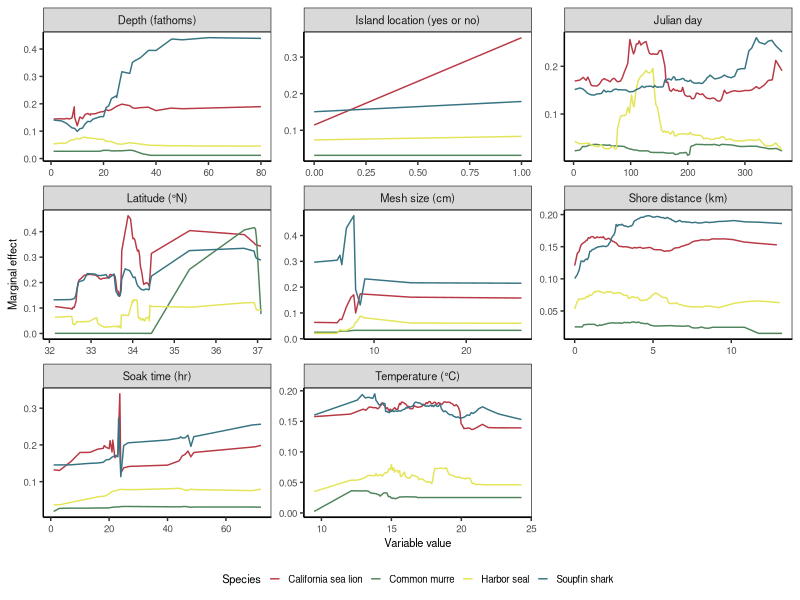
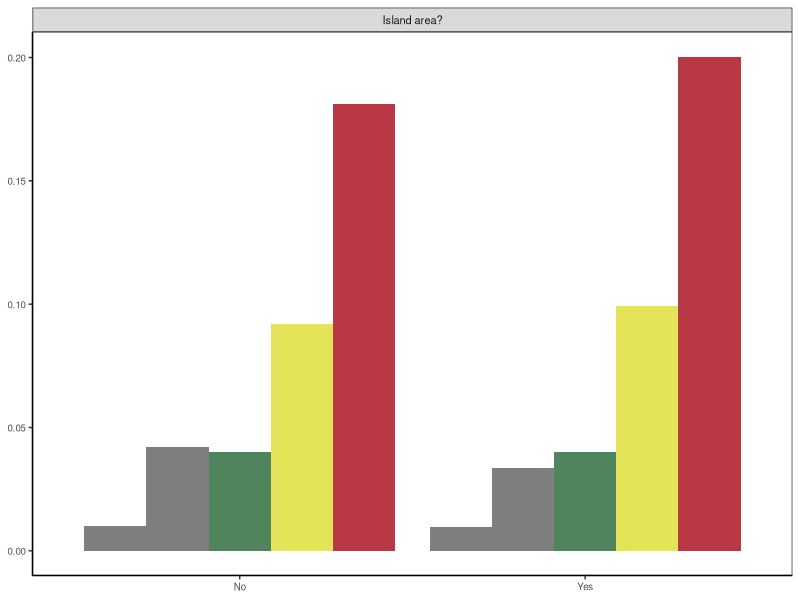
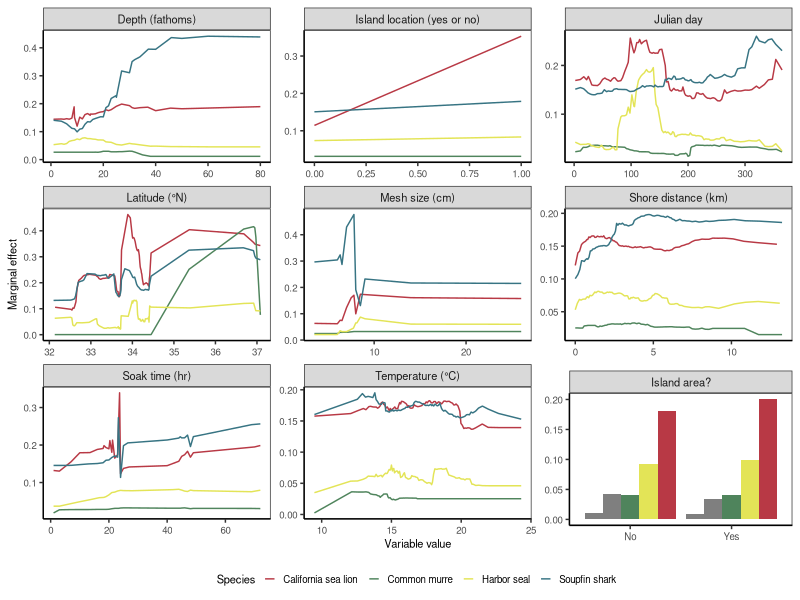

R code for these plots, in order: (Note: this script raises an error after producing the figures.)

# Clear workspace
rm(list = ls())

# Setup
################################################################################

# Packages
library(tidyverse)
library(cowplot)

# Directories
plotdir <- "figures"


# Read data
################################################################################

data <- read.csv("model_result/marginal_effects.csv")

data_cat <- read.csv("model_result/categorical_marginal_effects.csv")

# Reorder categorical data
################################################################################
data_cat <- data_cat %>%
  mutate(species = species %>% fct_reorder(prob))


# Plot data
################################################################################

# Theme
base_theme <-  theme(axis.text=element_text(size=7),
                     axis.title=element_text(size=8),
                     legend.text=element_text(size=7),
                     legend.title=element_text(size=8),
                     strip.text=element_text(size=8),
                     # Gridlines
                     panel.grid.major = element_blank(), 
                     panel.grid.minor = element_blank(),
                     panel.background = element_blank(), 
                     axis.line = element_line(colour = "black"),
                     # Legend
                     legend.background = element_rect(fill=alpha('blue', 0)))

# Plot

species_color <- c("California sea lion" = "#B83945", "Common murre" = "#4F845C", "Harbor seal" = "#E3E457", "Soupfin shark" = "#377483")


main_plot <- ggplot(data, aes(x=value, y=prob, color=species)) +
  facet_wrap(~variable, ncol=3, scales="free") +
  geom_line() +
  # Labels
  labs(x="Variable value", y="Marginal effect") +
  # Legend
  scale_colour_manual(name="Species", values = species_color) +
  # Theme
  theme_bw() + base_theme +
  theme(legend.key.size=unit(0.3, "cm"),
        legend.position = "bottom")

main_plot


insert_plot <- ggplot(data_cat, aes(x = value, y = prob, fill=species)) +
  facet_wrap(~variable) +
  geom_bar(stat = "identity", position = "dodge") +
  # fill color
  scale_fill_manual(values = species_color) +
  # Theme
  theme_bw() + base_theme +
  theme(legend.position = "none",
        axis.title.x = element_blank(),
        axis.title.y = element_blank())
  
insert_plot

# use cowplot package, we can insert categorical plot inside

plot_with_insert <-
  ggdraw() +
  draw_plot(main_plot) +
  draw_plot(insert_plot, x = 0.67, y = 0.085, width = 0.33, height = 0.31)

plot_with_insert


  
# Export
ggsave(plot_with_insert, filename=file.path(plotdir, "Fig6_marginal_effects.png"), 
       width=5.6, height=6.5, units="in", dpi=600)



######################## by species ############################

# plot directory
plotdir <- "presentations"


# Theme
base_theme <-  theme(axis.text=element_text(size=7),
                     axis.title=element_text(size=8),
                     legend.text=element_text(size=7),
                     legend.title=element_text(size=8),
                     strip.text=element_text(size=8),
                     # Gridlines
                     panel.grid.major = element_blank(), 
                     panel.grid.minor = element_blank(),
                     panel.background = element_blank(), 
                     axis.line = element_line(colour = "black"),
                     # Legend
                     legend.background = element_rect(fill=alpha('blue', 0)))


# California sea lion

species_color <- c("California sea lion" = "#B83945", "Common murre" = "#4F845C", "Harbor seal" = "#E3E457", "Soupfin shark" = "#377483")

main_plot <- ggplot(data %>% filter(species == "California sea lion"), aes(x=value, y=prob, color=species)) +
  facet_wrap(~variable, ncol=4, scales="free") +
  geom_line() +
  # Labels
  labs(x="Variable value", y="Marginal effect") +
  # Legend
  scale_colour_manual(name="Species", values = species_color) +
  # Theme
  theme_bw() + base_theme +
  theme(legend.key.size=unit(0.3, "cm"),
        legend.position = "bottom")

main_plot


insert_plot <- ggplot(data_cat %>% filter(species == "California sea lion"), aes(x = value, y = prob, fill=species)) +
  facet_wrap(~variable) +
  geom_bar(stat = "identity", position = "dodge") +
  # fill color
  scale_fill_manual(values = species_color) +
  # Theme
  theme_bw() + base_theme +
  theme(legend.position = "none",
        axis.title.x = element_blank(),
        axis.title.y = element_blank())

insert_plot

# use cowplot package, we can insert categorical plot inside

plot_with_insert <-
  ggdraw() +
  draw_plot(main_plot) +
  draw_plot(insert_plot, x = 0.755, y = 0.125, width = 0.25, height = 0.45)

plot_with_insert

# Export
ggsave(plot_with_insert, filename=file.path(plotdir, "Fig6_marginal_effects_SL.png"), 
       width=5.6, height=4.19, units="in", dpi=600)

########################################################################

# Harbor seal


main_plot <- ggplot(data %>% filter(species == "Harbor seal"), aes(x=value, y=prob, color=species)) +
  facet_wrap(~variable, ncol=4, scales="free") +
  geom_line() +
  # Labels
  labs(x="Variable value", y="Marginal effect") +
  # Legend
  scale_colour_manual(name="Species", values = species_color) +
  # Theme
  theme_bw() + base_theme +
  theme(legend.key.size=unit(0.3, "cm"),
        legend.position = "bottom")

main_plot


insert_plot <- ggplot(data_cat %>% filter(species == "Harbor seal"), aes(x = value, y = prob, fill=species)) +
  facet_wrap(~variable) +
  geom_bar(stat = "identity", position = "dodge") +
  # fill color
  scale_fill_manual(values = species_color) +
  # Theme
  theme_bw() + base_theme +
  theme(legend.position = "none",
        axis.title.x = element_blank(),
        axis.title.y = element_blank())

insert_plot

# use cowplot package, we can insert categorical plot inside

plot_with_insert <-
  ggdraw() +
  draw_plot(main_plot) +
  draw_plot(insert_plot, x = 0.755, y = 0.125, width = 0.25, height = 0.45)

plot_with_insert

# Export
ggsave(plot_with_insert, filename=file.path(plotdir, "Fig6_marginal_effects_HS.png"), 
       width=5.6, height=4.19, units="in", dpi=600)

########################################################################


# Common murre


main_plot <- ggplot(data %>% filter(species == "Common murre"), aes(x=value, y=prob, color=species)) +
  facet_wrap(~variable, ncol=4, scales="free") +
  geom_line() +
  # Labels
  labs(x="Variable value", y="Marginal effect") +
  # Legend
  scale_colour_manual(name="Species", values = species_color) +
  # Theme
  theme_bw() + base_theme +
  theme(legend.key.size=unit(0.3, "cm"),
        legend.position = "bottom")

main_plot


insert_plot <- ggplot(data_cat %>% filter(species == "Common murre"), aes(x = value, y = prob, fill=species)) +
  facet_wrap(~variable) +
  geom_bar(stat = "identity", position = "dodge") +
  # fill color
  scale_fill_manual(values = species_color) +
  # Theme
  theme_bw() + base_theme +
  theme(legend.position = "none",
        axis.title.x = element_blank(),
        axis.title.y = element_blank())

insert_plot

# use cowplot package, we can insert categorical plot inside

plot_with_insert <-
  ggdraw() +
  draw_plot(main_plot) +
  draw_plot(insert_plot, x = 0.755, y = 0.125, width = 0.25, height = 0.45)

plot_with_insert

# Export
ggsave(plot_with_insert, filename=file.path(plotdir, "Fig6_marginal_effects_CM.png"), 
       width=5.6, height=4.19, units="in", dpi=600)

########################################################################


# Soupfin shark


main_plot <- ggplot(data %>% filter(species == "Soupfin shark"), aes(x=value, y=prob, color=species)) +
  facet_wrap(~variable, ncol=4, scales="free") +
  geom_line() +
  # Labels
  labs(x="Variable value", y="Marginal effect") +
  # Legend
  scale_colour_manual(name="Species", values = species_color) +
  # Theme
  theme_bw() + base_theme +
  theme(legend.key.size=unit(0.3, "cm"),
        legend.position = "bottom")

main_plot


insert_plot <- ggplot(data_cat %>% filter(species == "Soupfin shark"), aes(x = value, y = prob, fill=species)) +
  facet_wrap(~variable) +
  geom_bar(stat = "identity", position = "dodge") +
  # fill color
  scale_fill_manual(values = species_color) +
  # Theme
  theme_bw() + base_theme +
  theme(legend.position = "none",
        axis.title.x = element_blank(),
        axis.title.y = element_blank())

insert_plot

# use cowplot package, we can insert categorical plot inside

plot_with_insert <-
  ggdraw() +
  draw_plot(main_plot) +
  draw_plot(insert_plot, x = 0.755, y = 0.125, width = 0.25, height = 0.45)

plot_with_insert

# Export
ggsave(plot_with_insert, filename=file.path(plotdir, "Fig6_marginal_effects_SS.png"), 
       width=5.6, height=4.19, units="in", dpi=600)







